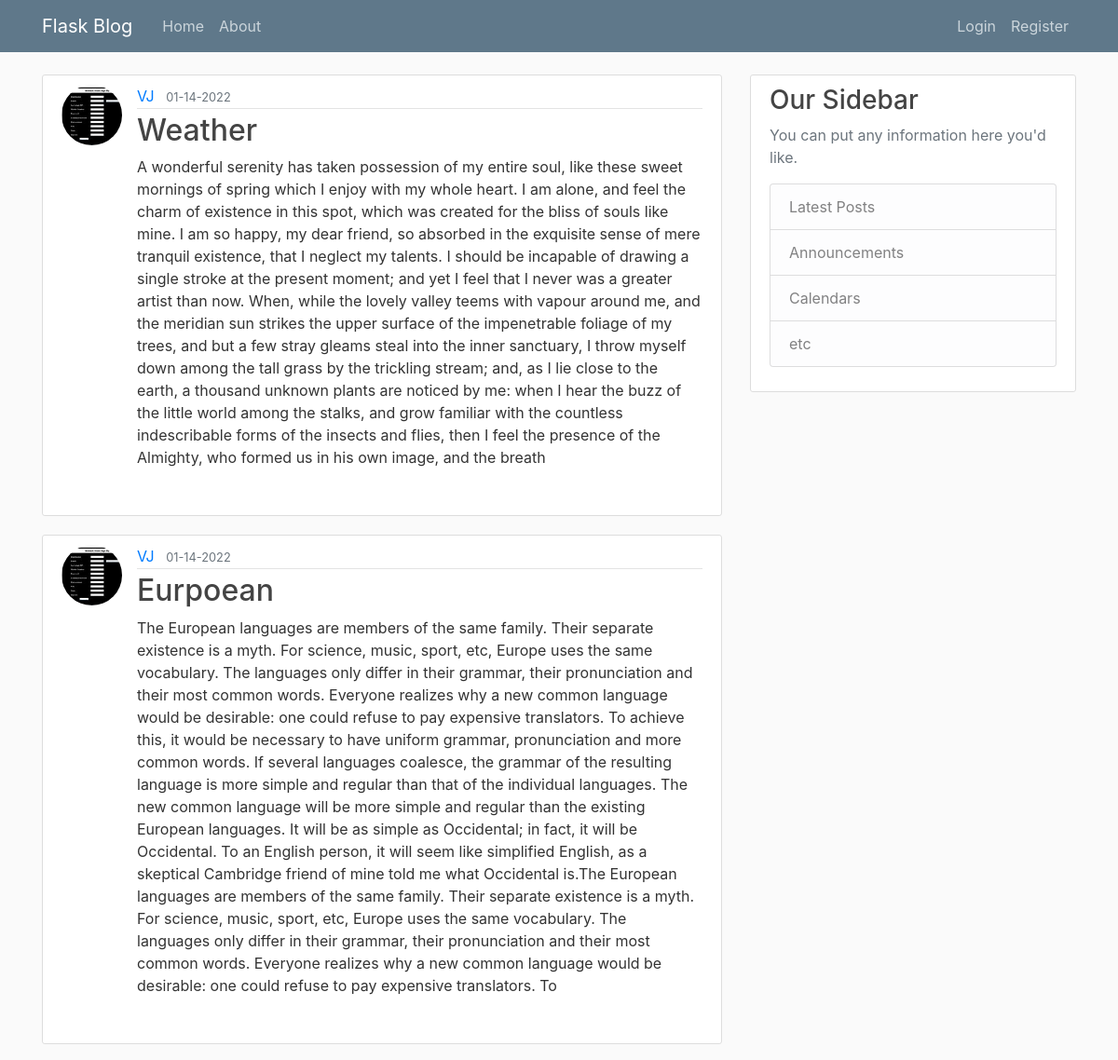
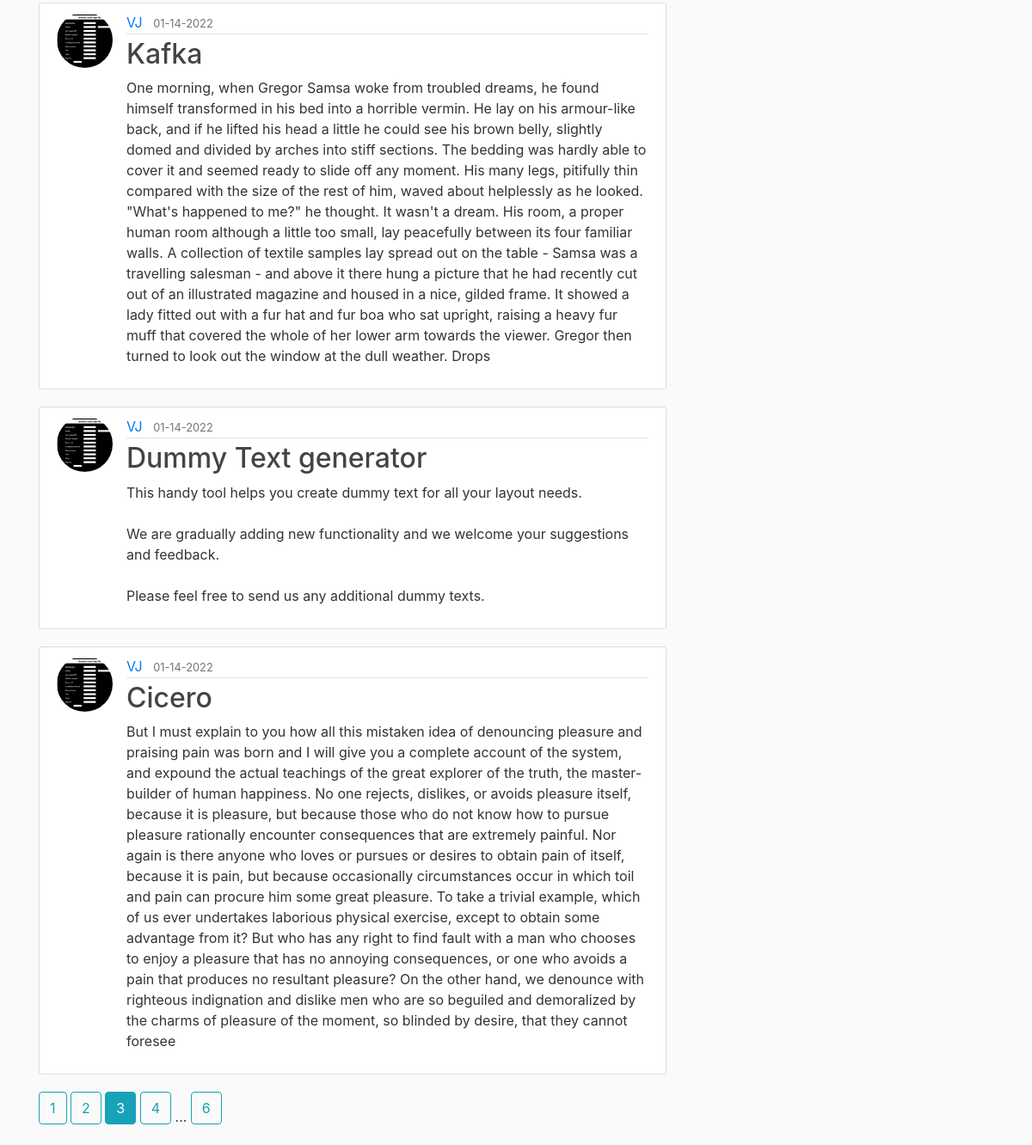
Screenshot of /home?page=3 with the database file from the repository (2 pictures, top to bottom).
### flask_blog/models.py (models this page shows, shortened)
class Post(db.Model):
    id = db.Column(db.Integer, primary_key=True)
    title = db.Column(db.String(100), nullable=False)
    content = db.Column(db.Text, nullable=False)
    date_posted = db.Column(db.DateTime, nullable=False, default=datetime.utcnow)
    user_id = db.Column(db.Integer, db.ForeignKey('user.id'), nullable=False)

class User(db.Model, UserMixin):
    id = db.Column(db.Integer, primary_key=True)
    username = db.Column(db.String(20), unique=True, nullable=False)
    email = db.Column(db.String(120), unique=True, nullable=False)
    image_file = db.Column(db.String(20), nullable=False, default='default.jpg')
    password = db.Column(db.String(60), nullable=False)
    posts = db.relationship('Post', backref="author", lazy=True)

### flask_blog/main/routes.py (the view)
@main.route("/")
@main.route("/home")
def home():
    page = request.args.get('page', 1, type=int)
    posts = Post.query.order_by(Post.date_posted.desc()).paginate(per_page=5, page=page)
    return render_template('home.html', posts=posts)

### flask_blog/templates/home.html
{% extends "layout.html" %}
{% block content %}
    {% for post in posts.items %}
        <article class="media content-section">
            <img class="rounded-circle article-img" src="{{ url_for('static', filename='profile_pics/' + post.author.image_file) }}">
          <div class="media-body">
            <div class="article-metadata">
              <a class="mr-2" href=" {{ url_for('users.user_posts', username=post.author.username) }} ">{{ post.author.username }}</a>
              <small class="text-muted">{{ post.date_posted.strftime("%m-%d-%Y") }}</small>
            </div>
            <h2><a class="article-title" href="{{ url_for('posts.post', post_id=post.id) }}">{{ post.title }}</a></h2>
            <p class="article-content">{{ post.content }}</p>
          </div>
        </article>
    {% endfor %}
    {% for page_num in posts.iter_pages(left_edge=1, right_edge=1, left_current=1, right_current=2) %}
    {% if page_num %}
        {% if posts.page == page_num %}
        <a class="btn btn-info mb-4" href="{{url_for('main.home', page=page_num)}}">{{ page_num }}</a>
        {% else %}
        <a class="btn btn-outline-info mb-4" href="{{url_for('main.home', page=page_num)}}">{{ page_num }}</a>
        {% endif %}
    {% else %}
    ...
    {% endif %}
    {% endfor %}
{% endblock content %}

### flask_blog/static/main.css (style rules this page uses)
body { background: #fafafa; color: #333333; margin-top: 5rem; }
h1, h2, h3, h4, h5, h6 { color: #444444; }
.content-section { background: #ffffff; padding: 10px 20px; border: 1px solid #dddddd; border-radius: 3px; margin-bottom: 20px; }
.article-title { color: #444444; }
.article-content { white-space: pre-line; }
.article-img { height: 65px; width: 65px; margin-right: 16px; }
.article-metadata { padding-bottom: 1px; margin-bottom: 4px; border-bottom: 1px solid #e3e3e3 }

### rows the page displays
Post: image_file (picture), author.username "VJ", date_posted "01-14-2022", title "Weather", content "A wonderful serenity has taken possession of my entire soul, like these sweet mornings of spring which I enjoy with my whole heart. I am alone, and feel the charm of existence in this spot, which was created for the bliss of souls like mine. I am so happy, my dear friend, so absorbed in the exquisite sense of mere tranquil existence, that I neglect my talents. I should be incapable of drawing a single stroke at the present moment; and yet I feel that I never was a greater artist than now. When, while the lovely valley teems with vapour around me, and the meridian sun strikes the upper surface of the impenetrable foliage of my trees, and but a few stray gleams steal into the inner sanctuary,…"
Post: image_file (picture), author.username "VJ", date_posted "01-14-2022", title "Eurpoean", content "The European languages are members of the same family. Their separate existence is a myth. For science, music, sport, etc, Europe uses the same vocabulary. The languages only differ in their grammar, their pronunciation and their most common words. Everyone realizes why a new common language would be desirable: one could refuse to pay expensive translators. To achieve this, it would be necessary to have uniform grammar, pronunciation and more common words. If several languages coalesce, the grammar of the resulting language is more simple and regular than that of the individual languages. The new common language will be more simple and regular than the existing European languages. It will…"
Post: image_file (picture), author.username "VJ", date_posted "01-14-2022", title "Kafka", content "One morning, when Gregor Samsa woke from troubled dreams, he found himself transformed in his bed into a horrible vermin. He lay on his armour-like back, and if he lifted his head a little he could see his brown belly, slightly domed and divided by arches into stiff sections. The bedding was hardly able to cover it and seemed ready to slide off any moment. His many legs, pitifully thin compared with the size of the rest of him, waved about helplessly as he looked. \"What's happened to me?\" he thought. It wasn't a dream. His room, a proper human room although a little too small, lay peacefully between its four familiar walls. A collection of textile samples lay spread out on the table - Samsa…"
Post: image_file (picture), author.username "VJ", date_posted "01-14-2022", title "Dummy Text generator", content "This handy tool helps you create dummy text for all your layout needs. We are gradually adding new functionality and we welcome your suggestions and feedback. Please feel free to send us any additional dummy texts."
Post: image_file (picture), author.username "VJ", date_posted "01-14-2022", title "Cicero", content "But I must explain to you how all this mistaken idea of denouncing pleasure and praising pain was born and I will give you a complete account of the system, and expound the actual teachings of the great explorer of the truth, the master-builder of human happiness. No one rejects, dislikes, or avoids pleasure itself, because it is pleasure, but because those who do not know how to pursue pleasure rationally encounter consequences that are extremely painful. Nor again is there anyone who loves or pursues or desires to obtain pain of itself, because it is pain, but because occasionally circumstances occur in which toil and pain can procure him some great pleasure. To take a trivial example,…"

### other values shown
{{ page_num }} "1" "2" "4" "6"
{{ page_num }} "3"
